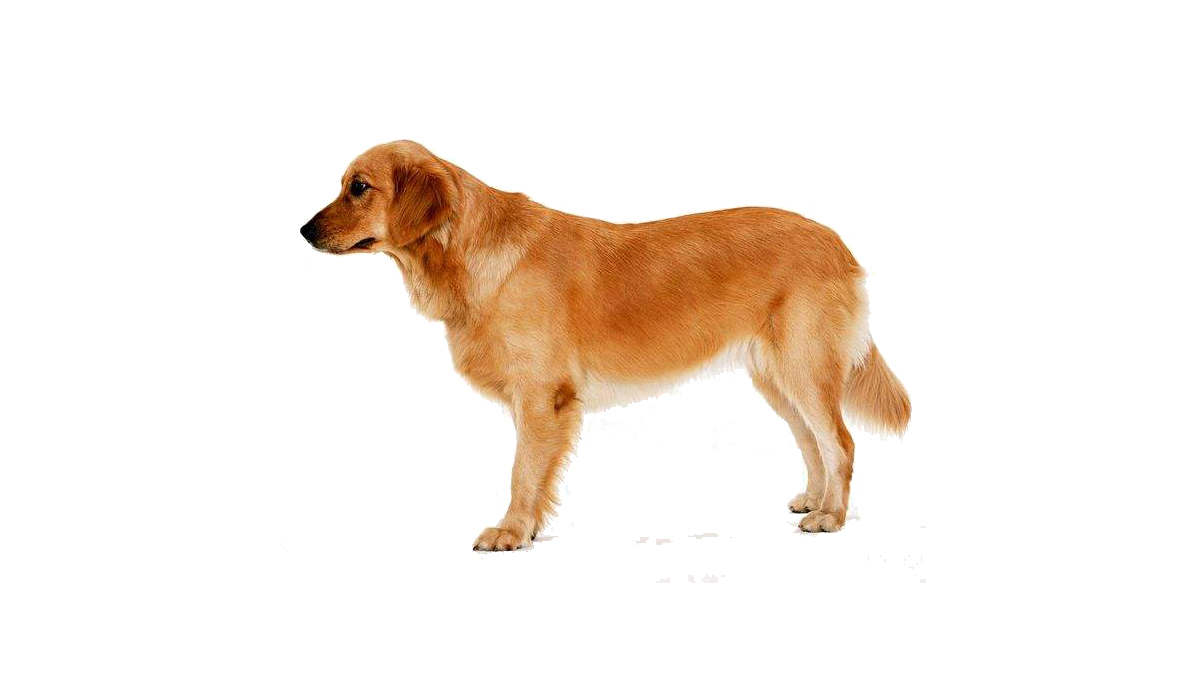
#> input picture 07图像基本变换/dog.jpeg, 1200 x 675 px
$ python rotate.py
#> lines starting #> are read from the running program, lines starting #| are printed output that depends on the picture
"""
图像旋转
rotate(img, rotateCode)
rotateCode == ROTATE_90_CLOCKWISE, 90°
rotateCode == ROTATE_180, 180°
rotateCode ROTATE_90_COUNTERCLOCKWISE, 270°
"""
import cv2
import numpy as np

dog = cv2.imread('dog.jpeg')
#> dog is the input picture: shape (675, 1200, 3); mean B, G, R 230.4, 238.1, 247
new1 = cv2.rotate(dog, cv2.ROTATE_90_CLOCKWISE)
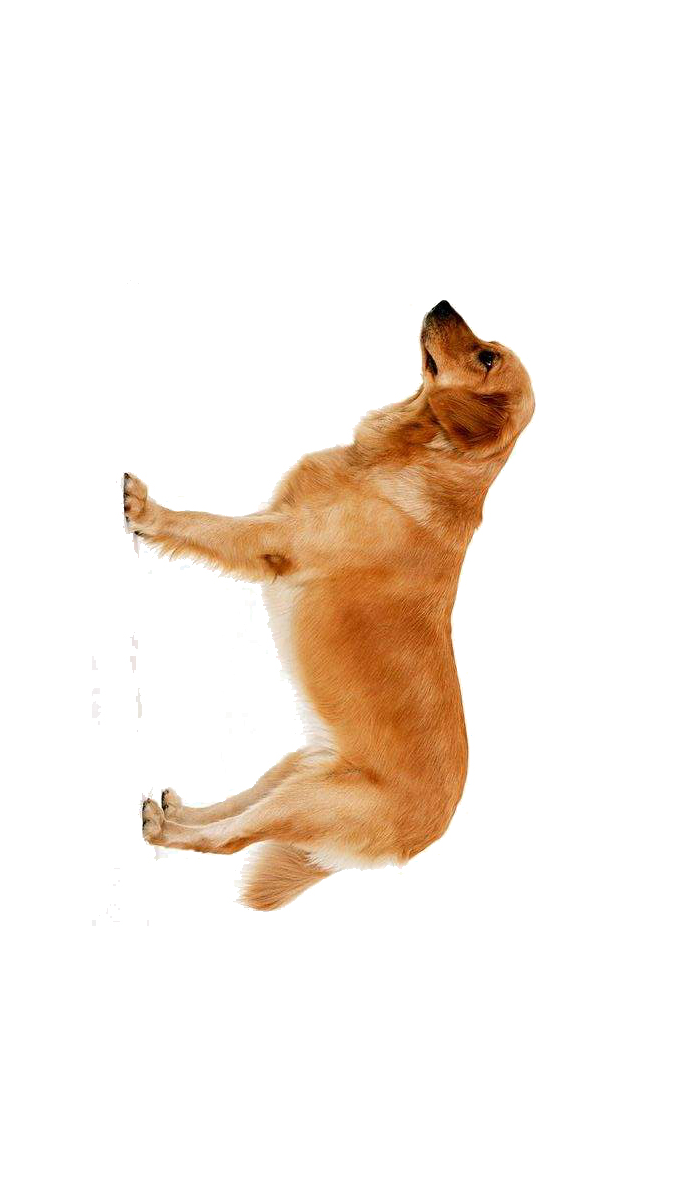
#> new1: shape (1200, 675, 3); mean B, G, R 230.4, 238.1, 247
new2 = cv2.rotate(dog, cv2.ROTATE_180)
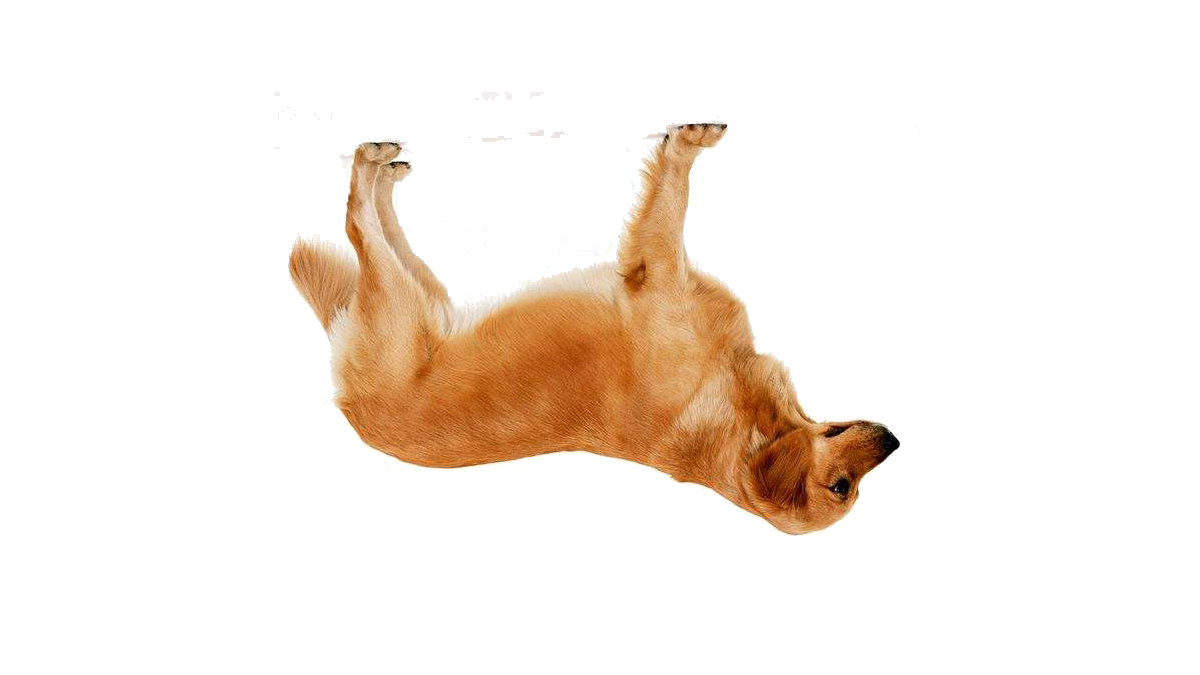
#> new2: shape (675, 1200, 3); mean B, G, R 230.4, 238.1, 247
new3 = cv2.rotate(dog, cv2.ROTATE_90_COUNTERCLOCKWISE)
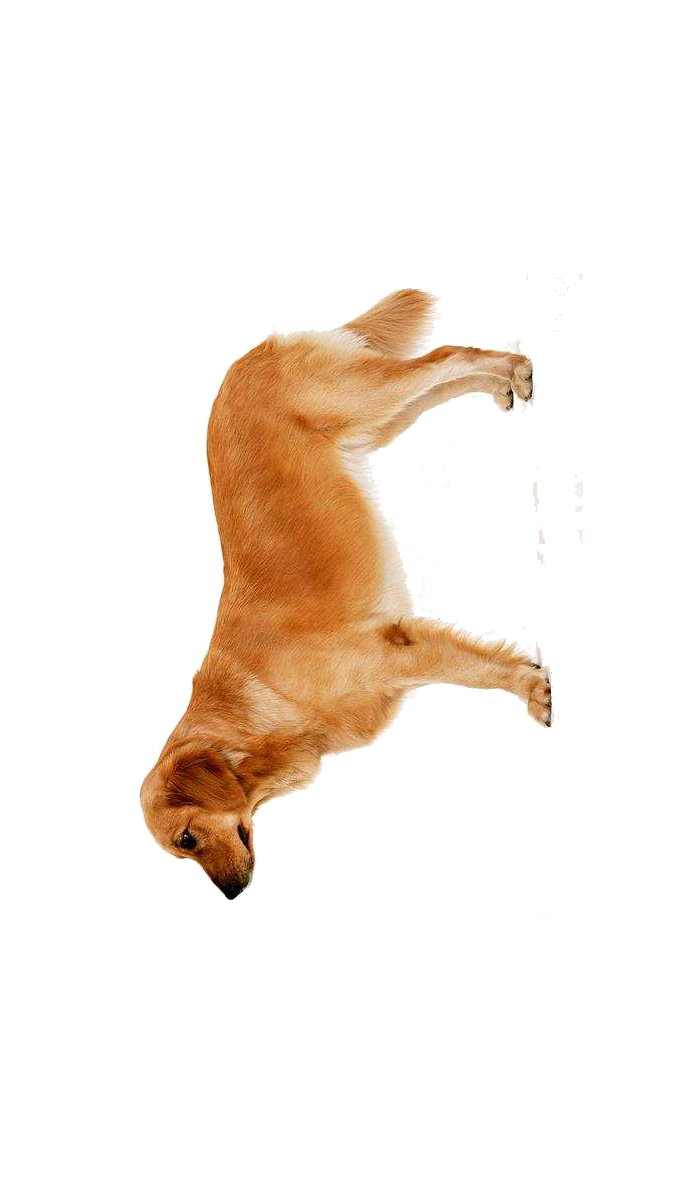
#> new3: shape (1200, 675, 3); mean B, G, R 230.4, 238.1, 247

cv2.imshow('new1', new1)
cv2.imshow('new2', new2)
cv2.imshow('new3', new3)
cv2.waitKey(0)
